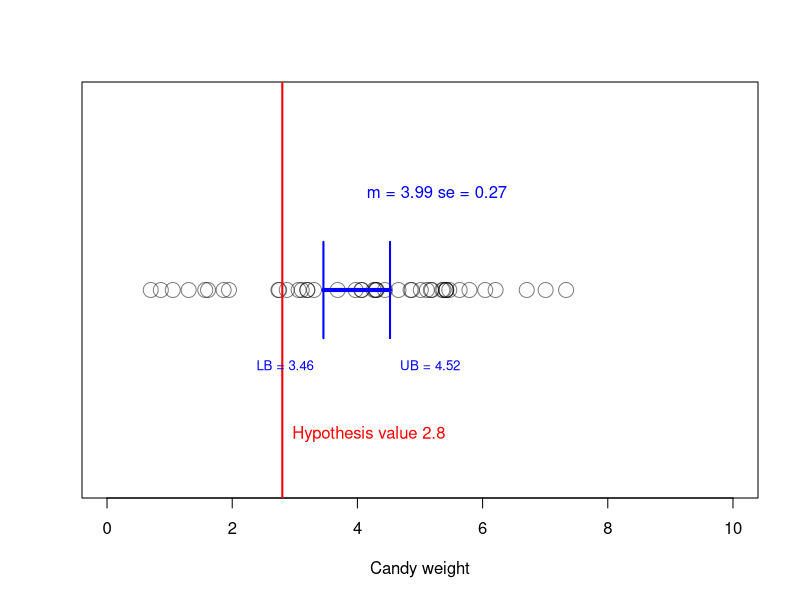
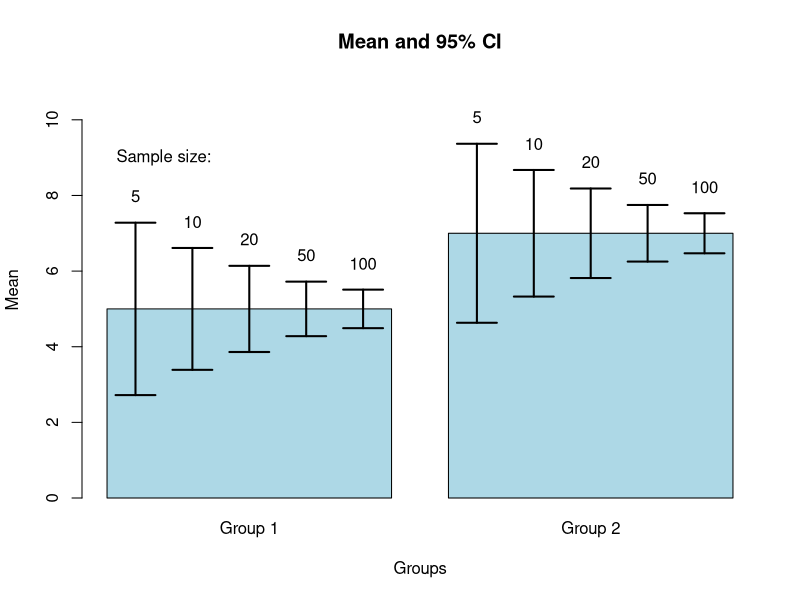
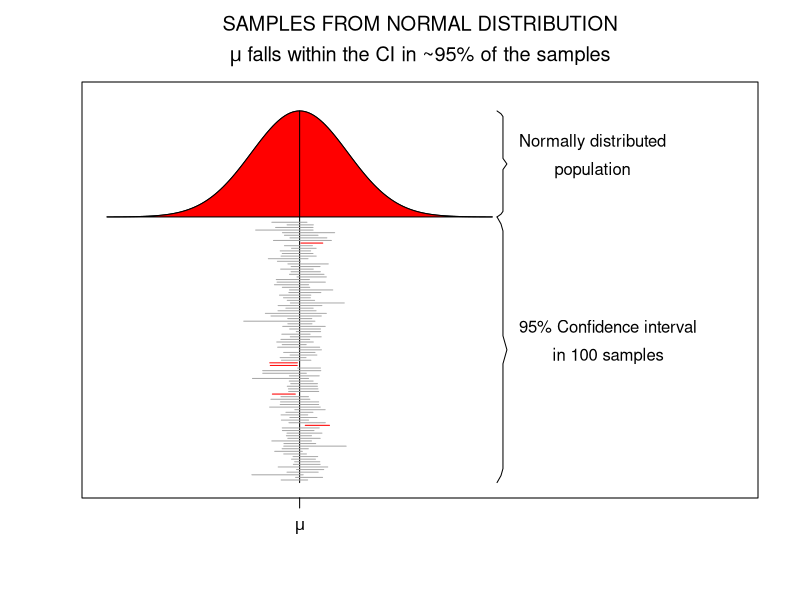

R code for these plots, in order:
## ---- chunk 1
cw   = rnorm(46, 4, 2)
mcw  = mean(cw)
sdcw = sd(cw)
ncw  = length(cw)
se   = sdcw/sqrt(ncw)
lb   = mcw - 1.96 * se
ub   = mcw + 1.96 * se

plot(cw, 0*cw+1, 
     xlim = c(0,10), 
     ylim = c(.8,1.2), 
     ylab = "", 
     xlab = "Candy weight",
     yaxt = "n",
     cex  = 2,
     col  = rgb(0,0,0,.5))

# population value of candy weight is 2.8
abline(v=2.8, col="red", lwd=2)
text(2.8, .85, "Hypothesis value 2.8", col="red", pos=4)

# average and and standard error
text(mcw, 1.1, paste("m =", round(mcw,2), "se =", round(se,2)), pos=4, col="blue")

segments(lb, 1, ub, 1, lwd=4, col="blue")
# lb
segments(lb, 1.05, lb, .95, lwd=2, col="blue")
text(lb, .92, paste("LB =", round(lb,2)), col="blue", pos=2, cex = .8)
# ub
segments(ub, 1.05, ub, .95, lwd=2, col="blue")
text(ub, .92, paste("UB =", round(ub,2)), col="blue", pos=4, cex = .8)



## ---- chunk 2
mean_x1 = 5;
mean_x2 = 7;
  sd_x1 = 2.6;
  sd_x2 = 2.7;
   n_x1 = c(5,10,20,50,100);
   n_x2 = c(5,10,20,50,100);


barplot(c(mean_x1,mean_x2),
        names.arg = c("Group 1","Group 2"),
        col       = "lightblue",
        ylim      = c(0,11),
        ylab      = "Mean",
        xlab      = "Groups",
        main      = "Mean and 95% CI")

text(.4, 9, labels="Sample size:")

for(i in 1:5) {
  
x.1.position = c(.3, .5, .7, .9, 1.1)
x.2.position = c(1.5, 1.7, 1.9, 2.1, 2.3)
  
se_x1 = sd_x1/sqrt(n_x1[i]);
se_x2 = sd_x2/sqrt(n_x2[i]);
  
segments(x.1.position[i],mean_x1-se_x1*1.96,
         x.1.position[i],mean_x1+se_x1*1.96,
         lwd=2)

segments(x.1.position[i]-.07,mean_x1-se_x1*1.96,x.1.position[i]+.07,mean_x1-se_x1*1.96,lwd=2)
segments(x.1.position[i]-.07,mean_x1+se_x1*1.96,x.1.position[i]+.07,mean_x1+se_x1*1.96,lwd=2)

text(x.1.position[i], mean_x1+se_x1*1.96+.7, labels=n_x1[i])

segments(x.2.position[i],mean_x2-se_x2*1.96,
         x.2.position[i],mean_x2+se_x2*1.96,
         lwd=2)

segments(x.2.position[i]-.07,mean_x2-se_x2*1.96,x.2.position[i]+.07,mean_x2-se_x2*1.96,lwd=2)
segments(x.2.position[i]-.07,mean_x2+se_x2*1.96,x.2.position[i]+.07,mean_x2+se_x2*1.96,lwd=2)

text(x.2.position[i], mean_x2+se_x2*1.96+.7, labels=n_x1[i])

}
## ---- chunk 3
set.seed(1548)

x  = seq(-4,4,.05) # sequence x values for normal distribution
hx = dnorm(x)      # calculate y values

title = expression(atop("SAMPLES FROM NORMAL DISTRIBUTION",paste(mu," falls within the CI in ~95% of the samples")))

plot(x,hx+1,type="l",ylim=c(0,1.45),xlim=c(-4,9), yaxt="n", xaxt="n",ylab="",xlab="",main=title, mai=c(3,1,2,1),mar=c(3,1,2,1))

# Add red area
polygon(c(x,rev(x)),c(rep(1,length(x)),hx+1),col="red",lty=1)

# Add mu line
lines(c(0,0),c(0,max(hx)+1))

# Add mu symbol to x axis
axis( 1,at=0,labels=expression(mu), cex=2 )

# Create curly braces for normal distribution 
ybracket = seq(1,max(hx)+1,length=39)
xbracket = rep(4.1,39)*c(c(1,1.02),rep(1.03,16),c(1.04,1.05,1.04),rep(1.03,16),c(1.02,1))

lines(xbracket,ybracket,col="black")

# Create curly braces for samples
ybracket = seq(0,1,length=39)
xbracket = rep(4.1,39)*c(c(1,1.02),rep(1.03,16),c(1.04,1.05,1.04),rep(1.03,16),c(1.02,1))

lines(xbracket,ybracket,col="black")

text = expression(atop("Normally distributed","population"))

text(4.1*1.06,1+(max(hx)/2), text,pos=4)

text = expression(atop("95% Confidence interval","in 100 samples","drawn from the","normal distribution"))

text(4.1*1.06,.5, text,pos=4)

# Add confidence intervals

mu  = 0
sig = 1

mu_in_ci = array() # create empty array

iterations = 100

for(i in 1:iterations) {
	
	n      = round(runif(1,10,60)) # use variable sample sizes between 10 and 60
	sample = rnorm(n,mu,sig)       # sample from normal distribution
	
	sample_mean = mean(sample)
	sample_sd   = sd(sample)
	sample_ci   = sample_sd/sqrt(n)

	sample_ci_upperbound = sample_mean + sample_ci * 1.96
	sample_ci_lowerbound = sample_mean - sample_ci * 1.96
	
	if(sample_ci_lowerbound < mu & sample_ci_upperbound > mu) {
		
		mu_in_ci[i] = 1	
		col = "darkgrey"	
		}
	else {
		mu_in_ci[i] = 0
		col = "red"
		}
    
    # plot CI lines
    lines(c(sample_ci_lowerbound,sample_ci_upperbound),rep((.98/iterations)*i,2),col=col)

	}
	
percentage = (1/iterations)*sum(mu_in_ci)
